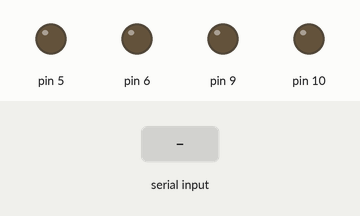
The sketch below on a simulated Arduino Uno, built with avr-gcc and run on an emulated ATmega328P. On the bench: output pins drawn as LEDs (lit = HIGH). The test bench sets the inputs (shaded band).

Above: at 1.2 s.
1.3 s: "F" received over the second serial link
At 2.3 s:
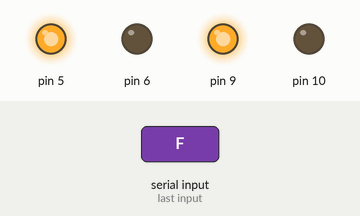
2.8 s: "B" received over the second serial link
At 3.5 s:
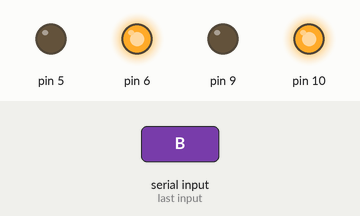
4.3 s: "R" received over the second serial link
At 4.6 s:
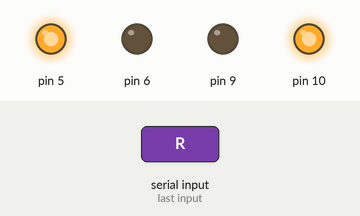
5.8 s: "L" received over the second serial link
At 6.9 s:
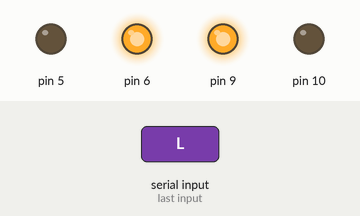
7.3 s: "S" received over the second serial link
At 8.1 s:
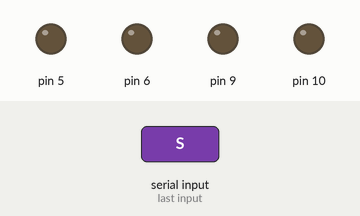
Timing chart, 0 to 9.8 s (numbered marks = the images above; inputs shaded):
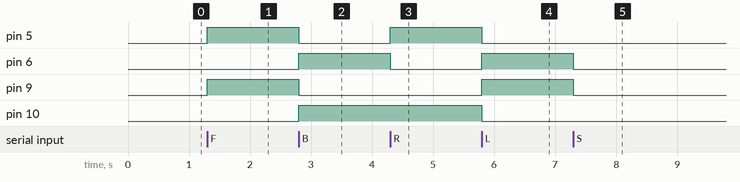

The sketch:

RobotFutbolista_punterosyfunciones.ino
```cpp
#include <SoftwareSerial.h>

// Definimos una clase para el control del motor
class MotorController {
  private: //las siguientes variables y métodos son privados, es decir, solo accesibles dentro de la propia clase.
    int pinA1, pinA2, pinB1, pinB2;

  public: // las siguientes variables y métodos son públicos, es decir, accesibles desde fuera de la clase.
    MotorController(int pa1, int pa2, int pb1, int pb2) //Constructor que inicializa los pines, se llama cuando se crea un objeto de MotorController
      : pinA1(pa1), pinA2(pa2), pinB1(pb1), pinB2(pb2) {}
    //Lista de inicialización del constructor que asigna los valores de los parámetros (pa1, pa2, pb1, pb2) a las variables miembro (pinA1, pinA2, pinB1, pinB2).

    void setup() { //Configura los pines como salidas
      pinMode(pinA1, OUTPUT);
      pinMode(pinA2, OUTPUT);
      pinMode(pinB1, OUTPUT);
      pinMode(pinB2, OUTPUT);
    }

    void avanzar() {
      digitalWrite(pinA1, HIGH);
      digitalWrite(pinA2, LOW);
      digitalWrite(pinB1, HIGH);
      digitalWrite(pinB2, LOW);
      delay(100);
    }

    void retroceder() {
      digitalWrite(pinA1, LOW);
      digitalWrite(pinA2, HIGH);
      digitalWrite(pinB1, LOW);
      digitalWrite(pinB2, HIGH);
      delay(100);
    }

    void girarDerecha() {
      digitalWrite(pinA1, HIGH);
      digitalWrite(pinA2, LOW);
      digitalWrite(pinB1, LOW);
      digitalWrite(pinB2, HIGH);
      delay(100);
    }

    void girarIzquierda() {
      digitalWrite(pinA1, LOW);
      digitalWrite(pinA2, HIGH);
      digitalWrite(pinB1, HIGH);
      digitalWrite(pinB2, LOW);
      delay(100);
    }

    void detener() {
      digitalWrite(pinA1, LOW);
      digitalWrite(pinA2, LOW);
      digitalWrite(pinB1, LOW);
      digitalWrite(pinB2, LOW);
      delay(100);
    }
};

// Definimos los apuntadores a funciones
typedef void (MotorController::*MotorAction)();

// Define un tipo MotorAction que es un apuntador a una
//función miembro de MotorController que no toma argumentos y no retorna nada.

MotorController motor(5, 6, 9, 10); //Crea una instancia/objeto motor de
//MotorController inicializando los pines correspondientes a los motores.

SoftwareSerial bluetooth(2, 3); // TX, RX

int bt; // Variable bt como entero

void setup() {
  bluetooth.begin(9600);
  motor.setup(); //Llama al método setup de la instancia
  // motor para configurar los pines de los motores.
}

void loop() {
  static MotorAction action = nullptr;
  // Declara una variable estática action de tipo MotorAction
  //inicializada a puntero nulo.
  //La palabra clave static hace que action retenga su valor entre iteraciones del bucle.

  if (bluetooth.available()) { // BLUETOOTH DISPONIBLE
    bt = bluetooth.read(); // leer y guardar datos bluetooth

    switch (bt) { //Evalúa el valor de bt y asigna el apuntador a función action según el comando recibido
      case 'F': action = &MotorController::avanzar; break; //Asigna la dirección del método avanzar a action.
      case 'B': action = &MotorController::retroceder; break; //Asigna la dirección del método retroceder a action.
      case 'R': action = &MotorController::girarDerecha; break; //Asigna la dirección del método girarDerecha a action.
      case 'L': action = &MotorController::girarIzquierda; break; //Asigna la dirección del método girarIzquierda a action.
      case 'S': action = &MotorController::detener; break; //Asigna la dirección del método detener a action.
      default: action = nullptr; break; //Si no coincide con ninguno de los casos, action se establece a nullptr.
    }

    if (action) { //Si action no es nullptr, llama a la función correspondiente
      (motor.*action)(); //corresponde al llamado de un método miembro de la clase MotorController utilizando un apuntador a función
      //Utiliza el apuntador a función para llamar al método correspondiente en la instancia motor.
    }
  }
}
```

Measured:
- after the input at 1.3 s, pin 5, pin 9: LOW → HIGH at once
- after the input at 2.8 s, pin 5, pin 9: HIGH → LOW at once; pin 6, pin 10: LOW → HIGH at once
- after the input at 4.3 s, pin 5: LOW → HIGH at once; pin 6: HIGH → LOW at once
- after the input at 5.8 s, pin 5, pin 10: HIGH → LOW at once; pin 6, pin 9: LOW → HIGH at once
- after the input at 7.3 s, pin 6, pin 9: HIGH → LOW at once
